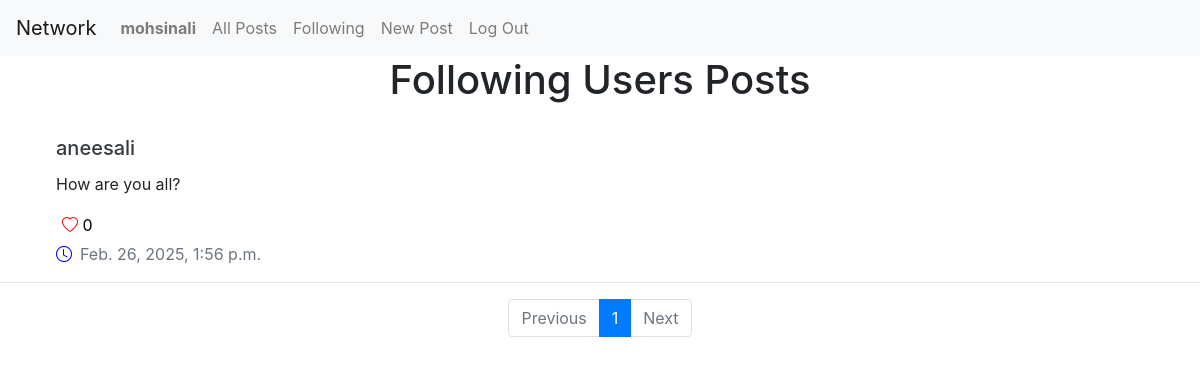
The page /following (signed in) on the database its author committed.
### network/models.py (models this page shows)
class User(AbstractUser):
    pass

class Posts(models.Model):
    user=models.ForeignKey(User,on_delete=models.CASCADE,related_name="posts")
    content=models.TextField(max_length=350)
    likes=models.ManyToManyField(User,related_name="liked_posts",null=True)
    timestamp=models.DateTimeField(auto_now_add=True)
    @property
    def likes_count(self):
        return self.likes.count()

### network/views.py (the view)
# urls.py: path("following", views.following, name="following"),
@login_required
def following(request):
    user=request.user
    user_follows=Follow.objects.filter(follower=user)
    following=user_follows.values_list('following',flat=True)
    posts=Posts.objects.filter(user__in=following).order_by('-timestamp')
    paginator=Paginator(posts,10)
    page_num=request.GET.get('page')
    page_obj=paginator.get_page(page_num)
    return render(request,"network/following.html",{
        "posts":page_obj,
    })

### network/templates/network/following.html
{% extends "network/layout.html" %}
{% block body %}
    <div class="text-center">
        <h1>Following Users Posts</h1>
        </div>
    {% if posts %}
    <ul class="list-unstyled">
    {% for post in posts %}
  <br>
<div class="ml-5">
    <li class="ml-2">
            <h5 class="card-title" type="submit"><a href="{% url 'profile' user_id=post.user.id %}" class="text-decoration-none text-dark">{{ post.user }}</a></h5>
            <p class="card-text">{{ post.content }}</p>
            <button class="like-btn ms-1 mb-1" data-post-id="{{post.id}}" style="border:none;background:transparent">
                <i class="bi bi-heart {% if request.user in post.likes.all%}-fill{% endif %}" style="color:red"></i>
                <span id="like-count-{{post.id}}">{{post.likes_count}}</span>
            </button>
            <p class="card-text text-muted"><i class="bi bi-clock mr-2" style="color:blue"></i>{{ post.timestamp }}</p>
    </li></div><hr>
    {% endfor %}
    </ul>
    {% endif %}
    <nav >
        <ul class="pagination justify-content-center">
            {% if posts.has_previous %}
            <li class="page-item">
                <a class="page-link" href="?page={{posts.previous_page_number}}">Previous</a>
            </li>
            {% else %}
            <li class="page-item disabled">
                <a class="page-link" tabindex="-1">Previous</a>
            </li>
            {% endif %}
            <li class="page-item active">
                <a class="page-link" href="#">{{posts.number}}</a>
            </li>
            {% if posts.has_next %}
            <li class="page-item">
                <a class="page-link" href="?page={{posts.next_page_number}}">Next</a>
            </li>
            {% else %}
            <li class="page-item disabled">
                <a class="page-link" tabindex="-1">Next</a>
            </li>
            {% endif %}
        </ul>
    </nav>
{% endblock %}

### network/templates/network/layout.html (shortened to what this page needs)
{% load static %}
<!DOCTYPE html>
<html lang="en">
    <head>
        <link rel="stylesheet" href="https://stackpath.bootstrapcdn.com/bootstrap/4.4.1/css/bootstrap.min.css">
        <link rel="stylesheet" href="https://cdn.jsdelivr.net/npm/bootstrap-icons/font/bootstrap-icons.css">
        <link href="{% static 'network/styles.css' %}" rel="stylesheet">
    </head>
    <body>
        <nav class="navbar navbar-expand-lg navbar-light bg-light">
            <a class="navbar-brand" href="#">Network</a>
            <div>
              <ul class="navbar-nav mr-auto">
                {% if user.is_authenticated %}
                    <li class="nav-item">
                        <a class="nav-link" href="#"><strong>{{ user.username }}</strong></a>
                    </li>
                {% endif %}
                <li class="nav-item">
                  <a class="nav-link" href="{% url 'index' %}">All Posts</a>
                </li>
                {% if user.is_authenticated %}
                    <li class="nav-item">
                        <a class="nav-link" href="{% url 'following' %}">Following</a>
                    </li>
                    <li class="nav-item">
                        <a class="nav-link" href="{% url 'newpost' %}">New Post</a>
                    </li>
                    <li class="nav-item">
                        <a class="nav-link" href="{% url 'logout' %}">Log Out</a>
                    </li>
                {% endif %}
              </ul>
            </div>
          </nav>
        <div class="body">
            {% block body %}
            {% endblock %}
        </div>
    </body>
</html>

### rows shown on the page
User: username "mohsinali"
Posts: user "aneesali", content "How are you all?", likes_count "0", timestamp "Feb. 26, 2025, 1:56 p.m."

### other values the page prints
{{ posts.number }} "1"
